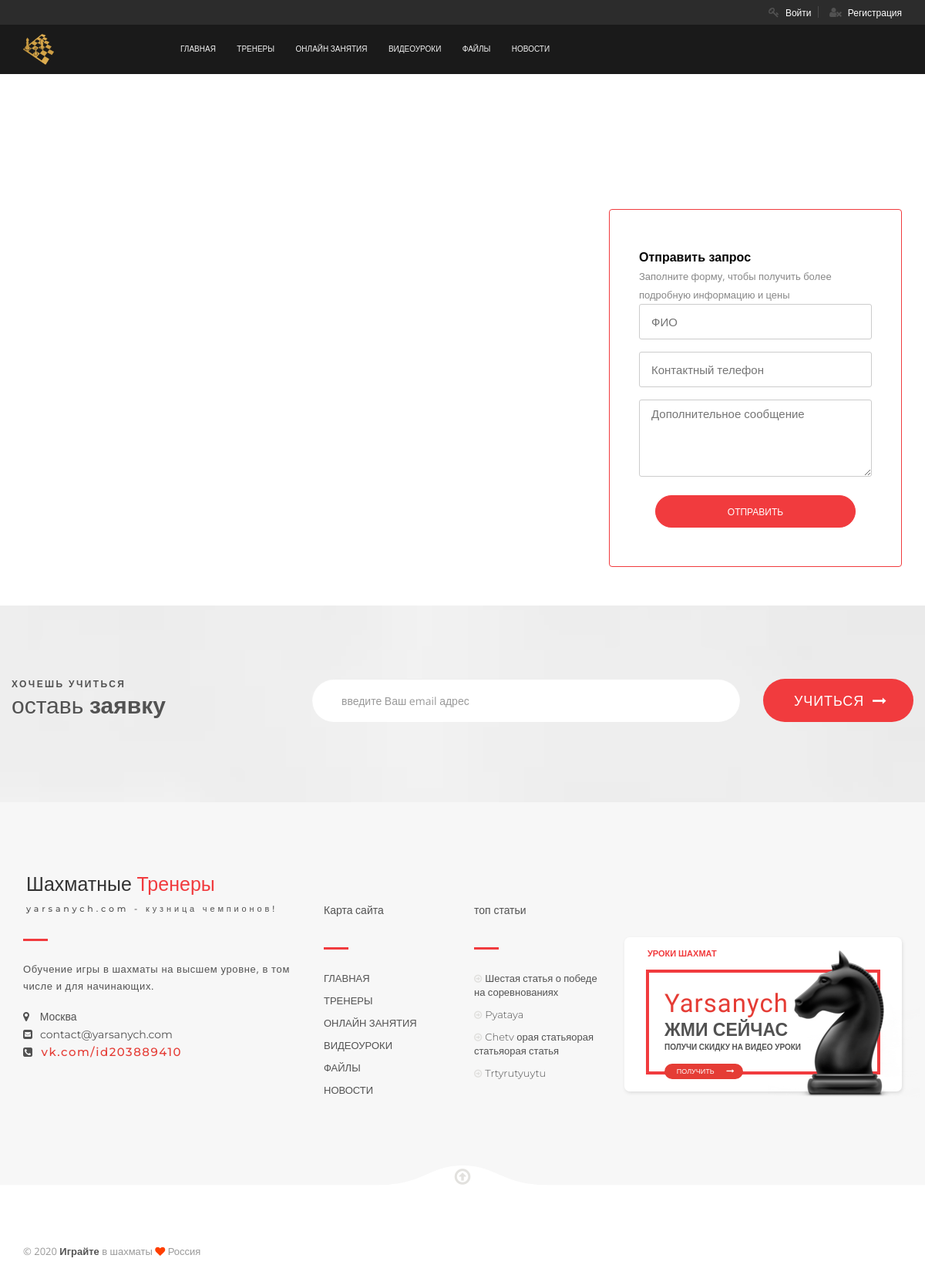
The app's page /zanytiya/, older data.
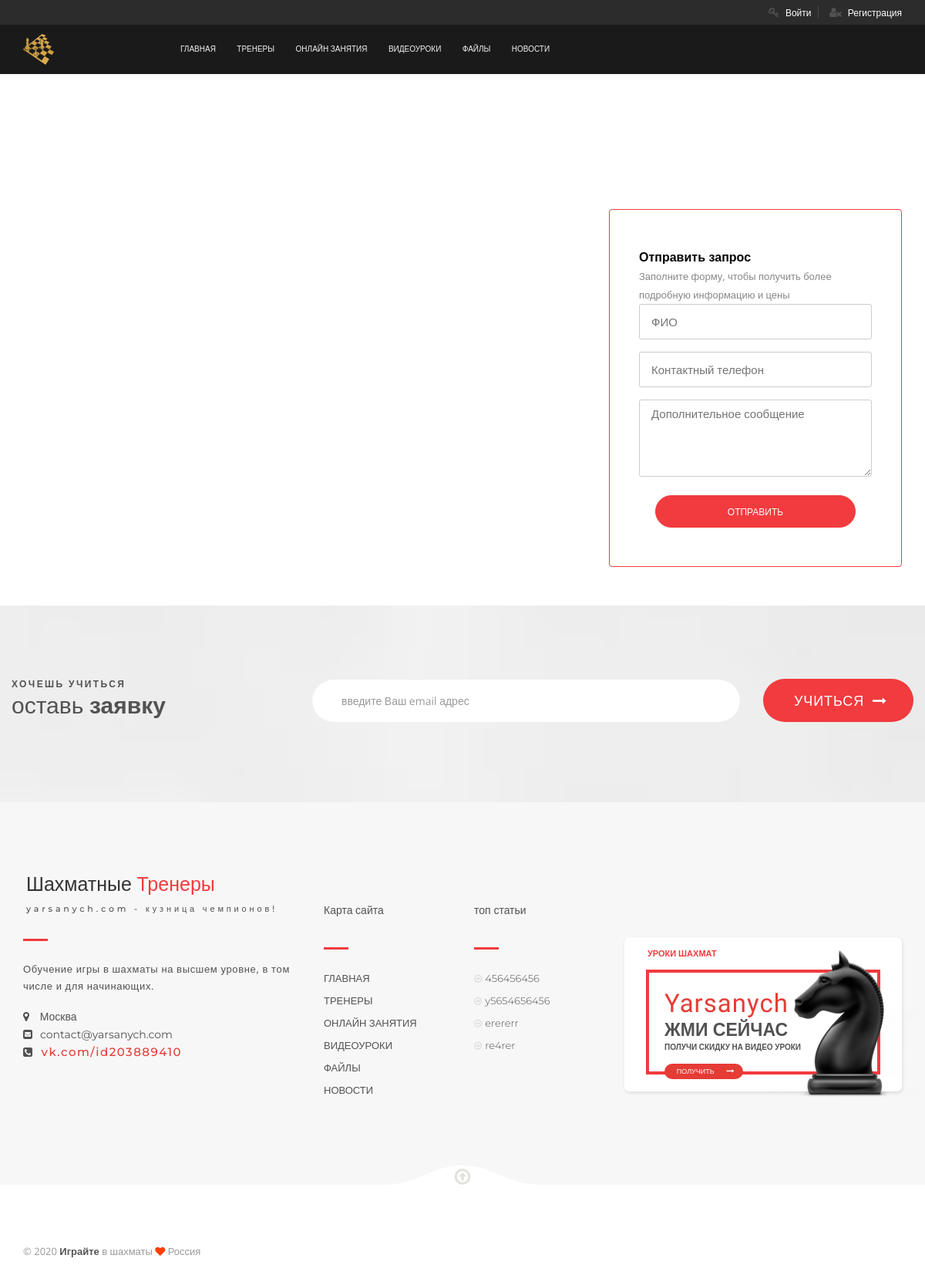
The same page, newer data.
### chess/models.py (models this page shows, shortened)
class Articles(models.Model):
    title = models.CharField("Название", max_length=150, db_index=True)
    slug = models.SlugField(max_length=150, unique=True)
    intro_text = models.TextField("Короткое описание", blank=True)
    full_text = models.TextField("Текст", blank=True, db_index=True)
    img = models.ImageField("Изображение", upload_to="img/chess/", blank=True)
    author = models.CharField("Автор", max_length=150, blank=True)
    date_pub = models.DateTimeField(auto_now_add=True)
    buyers = models.ManyToManyField(User, verbose_name="Покупатели", blank=True)
    class Meta:
        verbose_name = "Статья"
        verbose_name_plural = "Статьи"

### chess/views.py (the view)
# urls.py: path("zanytiya/", views.PrsonalTreningViews.as_view(), name='prsonal_trening_url'),
class PrsonalTreningViews(View):
    def get(self, request):
        article = Trenings.objects.all()
        return render(request, "chess/personal_trening.html", {"articles_list": article})

### chess/templatetags/article_tag.py (called while the page is built)
@register.simple_tag()
def get_articles(count=5):
    return Articles.objects.order_by("-id")[:count]

### templates/chess/personal_trening.html (shortened to what this page needs)
{% extends 'chess/base.html' %}
{% block content %}
<div class="event-details-area mar-bot-50">
        <div class="container">
            <div class="col-md-8  col-sm-7 col-xs-12">
            </div>
            <div class="col-md-4 col-sm-5 col-xs-12">
                <div class="row">
                    <div class="event-ticket-area">
                        <div class="event-ticket mar-top-30">
                            <h5>Отправить запрос</h5>
                            <p>Заполните форму, чтобы получить более подробную информацию и цены</p>
                            <div class="enq-form">
                                <form action="">
                                    <input type="text" name="name" id="name" placeholder="ФИО">
                                    <input type="text" name="contact" id="contact" placeholder="Контактный телефон">
                                    <textarea name="msg" id="msg" placeholder="Дополнительное сообщение"></textarea>
                                    <div class="submit-en">
                                        <button class="register-btn hover-bs" type="button" id="trening_btn" style="margin-top: 15px;">Отправить</button>
                                    </div>
                                </form>
                            </div>
                        </div>
                    </div>
                </div>
            </div>
        </div>
    </div>
{% endblock content %}

### templates/include/footer.html (shortened to what this page needs)
{% load static %}
{% load article_tag %}
<div class="subscribe-section">
	<div class="container">
		<div class="row">
			<div class="col-md-4 col-sm-5 col-xs-12">
				<div class="row">
					<div class="ht-newsletter">
						<h5>ХОЧЕШЬ УЧИТЬСЯ</h5>
						<h2>оставь <b>заявку</b></h2>
					</div>
				</div>
			</div>
			<div class="col-md-8 col-sm-7 col-xs-12">
				<div class="row">
					<form class="form-inline newsletter-forn-in">
						<div class="col-md-9  col-sm-9 col-xs-12">
							<div class="form-group">
								<input class="form-control newsletter-input" type="text" id="email_subscribe" placeholder="введите Ваш email адрес">
							</div>
						</div>
						<div class="col-md-3  col-sm-3 col-xs-12">
							<div class="row text-center">
								<button type="button" id="add_subscribe" class="subscribe-btn">УЧИТЬСЯ<i class="fa fa-long-arrow-right" aria-hidden="true"></i></button>
							</div>
						</div>
					</form>
				</div>
			</div>
		</div>
	</div>
</div>
<div class="big-fotter">
	<div class="container">
		<div class="row">
			<div class="col-md-4 col-sm-8 col-xs-12">
				<div class="trainer-aera">
					<div class="ft-trainer">
						<h2>Шахматные<span> Тренеры</span></h2>
						<h5>yarsanych.com - кузница чемпионов!</h5>
					</div>
					<p>Обучение игры в шахматы на высшем уровне, в том числе и для начинающих.</p>
					<div class="contact-info">
						<ul>
							<li><i class="fa fa-map-marker" aria-hidden="true"></i>  Москва</li>
							<li><i class="fa fa-envelope-square" aria-hidden="true"></i>contact@yarsanych.com</li>
							<li><a class="red" href="https://vk.com/id203889410"><i class="fa fa-phone-square" aria-hidden="true"></i>vk.com/id203889410</a></li>
						</ul>
					</div>
				</div>
			</div>
			<div class="col-md-2 col-sm-4 col-xs-12">
				<div class="ft-info">
					<h2>Карта<span> сайта</span></h2>
					<ul>
                        <li><a href="{% url 'index_url' %}">ГЛАВНАЯ</a></li>
                        <li><a href="{% url 'treners_url' %}">ТРЕНЕРЫ</a></li>
                        <li><a href="{% url 'prsonal_trening_url' %}">ОНЛАЙН ЗАНЯТИЯ</a></li>
                        <li><a href="{% url 'videos_url' %}">ВИДЕОУРОКИ</a></li>
                        <li><a href="{% url 'files_url' %}">ФАЙЛЫ</a></li>
                        <li><a href="{% url 'articles_list_url' %}">НОВОСТИ</a></li>
					</ul>
				</div>
			</div>
			<div class="col-md-2 col-sm-4 col-xs-12">
				<div class="ft-info">
					<h2>топ <span> статьи</span></h2>
					<ul>
                        {% get_articles count=4 as articles_list %}
                        {% for article in articles_list %}
                            <li><a href="{% url 'article_url' slug=article.slug %}"><i class="fa fa-arrow-circle-o-right" aria-hidden="true"></i>{{ article.title }}</a></li>
                        {% endfor %}
					</ul>
				</div>
			</div>
			<div class="col-md-4 col-sm-8 col-xs-12">
				<div class="banner">
					<h2>Уроки шахмат</h2>
					<div class="banner-box">
						<h1>Yarsanych</h1>
						<h2><span>жми</span> сейчас</h2>
						<p>получи скидку на видео уроки</p>
						<div class="shop-now"><a href="{% url 'prsonal_trening_url' %}">ПОЛУЧИТЬ</a>
							<div class="icon"><i class="fa fa-long-arrow-right"></i></div>
						</div>
						<img src="{% static 'img/shop.png' %}" alt="shop" />
					</div>
				</div>
			</div>
		</div>
	</div>
</div>
<footer>
	<div class="sticky-fotter">
		<div class="container">
			<div class="row">
				<div class="col-md-6 col-sm-6  col-xs-12">
					<div class="sticky-fotter-text">
						<p>&COPY; 2020 <b>Играйте</b> в шахматы <i class="fa fa-heart" aria-hidden="true"></i> Россия</p>
					</div>
				</div>
                <img src="{% static 'img/bg/fotterbg.png' %}" alt="" />
				<a class="go-top" href="#"><i class="fa fa-arrow-circle-o-up"></i></a>
			</div>
		</div>
	</div>
</footer>

Row changes from the older to the newer data that the page shows:
no longer on this page (row unchanged): Articles: title "Шестая статья о победе на соревнованиях"
no longer on this page (row unchanged): Articles: title "Pyataya"
no longer on this page (row unchanged): Articles: title "Chetv орая статьяорая статьяорая статья"
no longer on this page (row unchanged): Articles: title "Trtyrutyuytu"
added Articles: title "456456456"
added Articles: title "y5654656456"
added Articles: title "erererr"
added Articles: title "re4rer"
